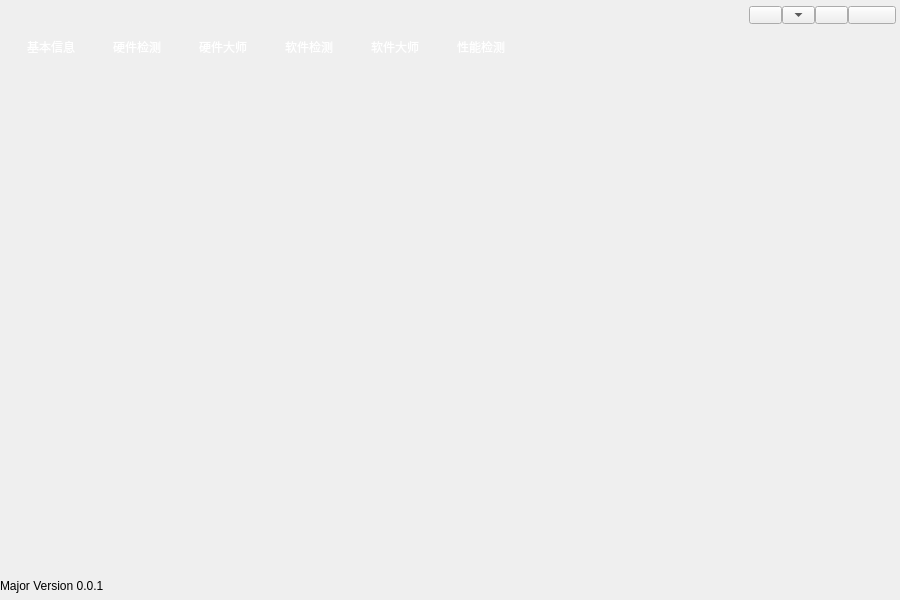
<?xml version="1.0" encoding="UTF-8"?>
<ui version="4.0">
 <class>SVAssistMainWindow</class>
 <widget class="QMainWindow" name="SVAssistMainWindow">
  <property name="geometry">
   <rect>
    <x>0</x>
    <y>0</y>
    <width>900</width>
    <height>600</height>
   </rect>
  </property>
  <property name="sizePolicy">
   <sizepolicy hsizetype="Maximum" vsizetype="Maximum">
    <horstretch>0</horstretch>
    <verstretch>0</verstretch>
   </sizepolicy>
  </property>
  <property name="minimumSize">
   <size>
    <width>900</width>
    <height>600</height>
   </size>
  </property>
  <property name="maximumSize">
   <size>
    <width>1350</width>
    <height>900</height>
   </size>
  </property>
  <property name="windowTitle">
   <string>SVAssistMainWindow</string>
  </property>
  <property name="windowIcon">
   <iconset resource="Resource/resource.qrc">
    <normaloff>:/menu/Title/ZX.png</normaloff>:/menu/Title/ZX.png</iconset>
  </property>
  <widget class="QWidget" name="centralWidget">
   <property name="sizePolicy">
    <sizepolicy hsizetype="Maximum" vsizetype="Maximum">
     <horstretch>0</horstretch>
     <verstretch>0</verstretch>
    </sizepolicy>
   </property>
   <property name="minimumSize">
    <size>
     <width>900</width>
     <height>600</height>
    </size>
   </property>
   <property name="maximumSize">
    <size>
     <width>1350</width>
     <height>900</height>
    </size>
   </property>
   <layout class="QVBoxLayout" name="verticalLayout">
    <property name="spacing">
     <number>0</number>
    </property>
    <property name="leftMargin">
     <number>0</number>
    </property>
    <property name="topMargin">
     <number>0</number>
    </property>
    <property name="rightMargin">
     <number>0</number>
    </property>
    <property name="bottomMargin">
     <number>0</number>
    </property>
    <item>
     <widget class="QWidget" name="Titlewidget" native="true">
      <property name="minimumSize">
       <size>
        <width>900</width>
        <height>100</height>
       </size>
      </property>
      <property name="maximumSize">
       <size>
        <width>1350</width>
        <height>150</height>
       </size>
      </property>
      <property name="styleSheet">
       <string notr="true">QWidget#Titlewidget{border-image: url(:/menu/Title/panel.png); }</string>
      </property>
      <layout class="QHBoxLayout" name="horizontalLayout">
       <property name="topMargin">
        <number>6</number>
       </property>
       <property name="rightMargin">
        <number>4</number>
       </property>
       <item>
        <widget class="QToolButton" name="HometoolButton">
         <property name="minimumSize">
          <size>
           <width>80</width>
           <height>80</height>
          </size>
         </property>
         <property name="maximumSize">
          <size>
           <width>80</width>
           <height>80</height>
          </size>
         </property>
         <property name="styleSheet">
          <string notr="true">border:none;
font: 10pt &quot;宋体&quot;;
color: rgb(255, 255, 255);</string>
         </property>
         <property name="text">
          <string>基本信息</string>
         </property>
         <property name="icon">
          <iconset resource="Resource/resource.qrc">
           <normaloff>:/menu/Title/computer.png</normaloff>:/menu/Title/computer.png</iconset>
         </property>
         <property name="iconSize">
          <size>
           <width>54</width>
           <height>54</height>
          </size>
         </property>
         <property name="popupMode">
          <enum>QToolButton::DelayedPopup</enum>
         </property>
         <property name="toolButtonStyle">
          <enum>Qt::ToolButtonTextUnderIcon</enum>
         </property>
         <property name="arrowType">
          <enum>Qt::NoArrow</enum>
         </property>
        </widget>
       </item>
       <item>
        <widget class="QToolButton" name="HardwareViewtoolButton">
         <property name="minimumSize">
          <size>
           <width>80</width>
           <height>80</height>
          </size>
         </property>
         <property name="maximumSize">
          <size>
           <width>80</width>
           <height>80</height>
          </size>
         </property>
         <property name="styleSheet">
          <string notr="true">border:none;
font: 10pt &quot;宋体&quot;;
color: rgb(255, 255, 255);</string>
         </property>
         <property name="text">
          <string>硬件检测</string>
         </property>
         <property name="icon">
          <iconset resource="Resource/resource.qrc">
           <normaloff>:/menu/Title/hardware.png</normaloff>:/menu/Title/hardware.png</iconset>
         </property>
         <property name="iconSize">
          <size>
           <width>54</width>
           <height>54</height>
          </size>
         </property>
         <property name="toolButtonStyle">
          <enum>Qt::ToolButtonTextUnderIcon</enum>
         </property>
        </widget>
       </item>
       <item>
        <widget class="QToolButton" name="SoftwareViewtoolButton">
         <property name="minimumSize">
          <size>
           <width>80</width>
           <height>80</height>
          </size>
         </property>
         <property name="maximumSize">
          <size>
           <width>80</width>
           <height>80</height>
          </size>
         </property>
         <property name="styleSheet">
          <string notr="true">border:none;
font: 10pt &quot;宋体&quot;;
color: rgb(255, 255, 255);</string>
         </property>
         <property name="text">
          <string>硬件大师</string>
         </property>
         <property name="icon">
          <iconset resource="Resource/resource.qrc">
           <normaloff>:/menu/Title/hardware-danger.png</normaloff>:/menu/Title/hardware-danger.png</iconset>
         </property>
         <property name="iconSize">
          <size>
           <width>54</width>
           <height>54</height>
          </size>
         </property>
         <property name="toolButtonStyle">
          <enum>Qt::ToolButtonTextUnderIcon</enum>
         </property>
        </widget>
       </item>
       <item>
        <widget class="QToolButton" name="HardwareManagetoolButton">
         <property name="minimumSize">
          <size>
           <width>80</width>
           <height>80</height>
          </size>
         </property>
         <property name="maximumSize">
          <size>
           <width>80</width>
           <height>80</height>
          </size>
         </property>
         <property name="styleSheet">
          <string notr="true">border:none;
font: 10pt &quot;宋体&quot;;
color: rgb(255, 255, 255);</string>
         </property>
         <property name="text">
          <string>软件检测</string>
         </property>
         <property name="icon">
          <iconset resource="Resource/resource.qrc">
           <normaloff>:/menu/Title/software.png</normaloff>:/menu/Title/software.png</iconset>
         </property>
         <property name="iconSize">
          <size>
           <width>54</width>
           <height>54</height>
          </size>
         </property>
         <property name="toolButtonStyle">
          <enum>Qt::ToolButtonTextUnderIcon</enum>
         </property>
        </widget>
       </item>
       <item>
        <widget class="QToolButton" name="SoftwareManagetoolButton">
         <property name="minimumSize">
          <size>
           <width>80</width>
           <height>80</height>
          </size>
         </property>
         <property name="maximumSize">
          <size>
           <width>80</width>
           <height>80</height>
          </size>
         </property>
         <property name="styleSheet">
          <string notr="true">border:none;
font: 10pt &quot;宋体&quot;;
color: rgb(255, 255, 255);</string>
         </property>
         <property name="text">
          <string>软件大师</string>
         </property>
         <property name="icon">
          <iconset resource="Resource/resource.qrc">
           <normaloff>:/menu/Title/software-danger.png</normaloff>:/menu/Title/software-danger.png</iconset>
         </property>
         <property name="iconSize">
          <size>
           <width>54</width>
           <height>54</height>
          </size>
         </property>
         <property name="toolButtonStyle">
          <enum>Qt::ToolButtonTextUnderIcon</enum>
         </property>
        </widget>
       </item>
       <item>
        <widget class="QToolButton" name="GameTesttoolButton">
         <property name="minimumSize">
          <size>
           <width>80</width>
           <height>80</height>
          </size>
         </property>
         <property name="maximumSize">
          <size>
           <width>80</width>
           <height>80</height>
          </size>
         </property>
         <property name="styleSheet">
          <string notr="true">border:none;
font: 10pt &quot;宋体&quot;;
color: rgb(255, 255, 255);</string>
         </property>
         <property name="text">
          <string>性能检测</string>
         </property>
         <property name="icon">
          <iconset resource="Resource/resource.qrc">
           <normaloff>:/menu/Title/gamebox.png</normaloff>:/menu/Title/gamebox.png</iconset>
         </property>
         <property name="iconSize">
          <size>
           <width>54</width>
           <height>54</height>
          </size>
         </property>
         <property name="toolButtonStyle">
          <enum>Qt::ToolButtonTextUnderIcon</enum>
         </property>
        </widget>
       </item>
       <item>
        <spacer name="menuhorizontalSpacer">
         <property name="orientation">
          <enum>Qt::Horizontal</enum>
         </property>
         <property name="sizeType">
          <enum>QSizePolicy::Expanding</enum>
         </property>
         <property name="sizeHint" stdset="0">
          <size>
           <width>347</width>
           <height>20</height>
          </size>
         </property>
        </spacer>
       </item>
       <item>
        <layout class="QGridLayout" name="menugridLayout">
         <property name="spacing">
          <number>0</number>
         </property>
         <item row="0" column="3">
          <widget class="closebutton" name="closeButton">
           <property name="minimumSize">
            <size>
             <width>48</width>
             <height>18</height>
            </size>
           </property>
           <property name="maximumSize">
            <size>
             <width>48</width>
             <height>18</height>
            </size>
           </property>
           <property name="text">
            <string/>
           </property>
           <property name="icon">
            <iconset resource="Resource/resource.qrc">
             <normaloff>:/menu/menu/close.png</normaloff>:/menu/menu/close.png</iconset>
           </property>
           <property name="iconSize">
            <size>
             <width>16</width>
             <height>16</height>
            </size>
           </property>
          </widget>
         </item>
         <item row="0" column="2">
          <widget class="mainctrlbutton" name="minButton">
           <property name="minimumSize">
            <size>
             <width>33</width>
             <height>18</height>
            </size>
           </property>
           <property name="maximumSize">
            <size>
             <width>33</width>
             <height>18</height>
            </size>
           </property>
           <property name="text">
            <string/>
           </property>
           <property name="icon">
            <iconset resource="Resource/resource.qrc">
             <normaloff>:/menu/menu/minimize.png</normaloff>:/menu/menu/minimize.png</iconset>
           </property>
           <property name="iconSize">
            <size>
             <width>16</width>
             <height>16</height>
            </size>
           </property>
          </widget>
         </item>
         <item row="1" column="2">
          <spacer name="menuverticalSpacer">
           <property name="orientation">
            <enum>Qt::Vertical</enum>
           </property>
           <property name="sizeType">
            <enum>QSizePolicy::Expanding</enum>
           </property>
           <property name="sizeHint" stdset="0">
            <size>
             <width>20</width>
             <height>40</height>
            </size>
           </property>
          </spacer>
         </item>
         <item row="0" column="1">
          <widget class="QToolButton" name="setButton">
           <property name="sizePolicy">
            <sizepolicy hsizetype="Minimum" vsizetype="Fixed">
             <horstretch>33</horstretch>
             <verstretch>18</verstretch>
            </sizepolicy>
           </property>
           <property name="minimumSize">
            <size>
             <width>33</width>
             <height>18</height>
            </size>
           </property>
           <property name="maximumSize">
            <size>
             <width>33</width>
             <height>18</height>
            </size>
           </property>
           <property name="toolTip">
            <string>最小化</string>
           </property>
           <property name="styleSheet">
            <string notr="true"/>
           </property>
           <property name="text">
            <string/>
           </property>
           <property name="arrowType">
            <enum>Qt::DownArrow</enum>
           </property>
          </widget>
         </item>
         <item row="0" column="0">
          <widget class="mainctrlbutton" name="reportButton">
           <property name="minimumSize">
            <size>
             <width>33</width>
             <height>18</height>
            </size>
           </property>
           <property name="maximumSize">
            <size>
             <width>33</width>
             <height>18</height>
            </size>
           </property>
           <property name="text">
            <string/>
           </property>
           <property name="icon">
            <iconset resource="Resource/resource.qrc">
             <normaloff>:/menu/menu/report.png</normaloff>:/menu/menu/report.png</iconset>
           </property>
           <property name="iconSize">
            <size>
             <width>16</width>
             <height>16</height>
            </size>
           </property>
          </widget>
         </item>
        </layout>
       </item>
      </layout>
     </widget>
    </item>
    <item>
     <layout class="QHBoxLayout" name="HomehorizontalLayout">
      <item>
       <widget class="QStackedWidget" name="HomestackedWidget">
        <property name="minimumSize">
         <size>
          <width>900</width>
          <height>472</height>
         </size>
        </property>
        <property name="maximumSize">
         <size>
          <width>1350</width>
          <height>708</height>
         </size>
        </property>
        <property name="styleSheet">
         <string notr="true"/>
        </property>
        <widget class="QWidget" name="Homepage">
         <layout class="QHBoxLayout" name="horizontalLayout_2">
          <property name="leftMargin">
           <number>0</number>
          </property>
          <property name="topMargin">
           <number>0</number>
          </property>
          <property name="rightMargin">
           <number>0</number>
          </property>
          <property name="bottomMargin">
           <number>0</number>
          </property>
          <item>
           <widget class="Homewidget" name="TitleStackedWidget" native="true">
            <property name="minimumSize">
             <size>
              <width>650</width>
              <height>472</height>
             </size>
            </property>
            <property name="maximumSize">
             <size>
              <width>975</width>
              <height>708</height>
             </size>
            </property>
           </widget>
          </item>
          <item>
           <widget class="QStackedWidget" name="BottomstackedWidget">
            <property name="minimumSize">
             <size>
              <width>250</width>
              <height>472</height>
             </size>
            </property>
            <property name="maximumSize">
             <size>
              <width>375</width>
              <height>708</height>
             </size>
            </property>
            <property name="styleSheet">
             <string notr="true">border-color: rgb(255, 255, 255);</string>
            </property>
            <widget class="QWidget" name="CPUBottomstackedWidgetPage">
             <layout class="QVBoxLayout" name="verticalLayout_2">
              <property name="spacing">
               <number>0</number>
              </property>
              <property name="leftMargin">
               <number>0</number>
              </property>
              <property name="rightMargin">
               <number>0</number>
              </property>
              <property name="bottomMargin">
               <number>0</number>
              </property>
              <item>
               <spacer name="CPUUsageverticalSpacer">
                <property name="orientation">
                 <enum>Qt::Vertical</enum>
                </property>
                <property name="sizeHint" stdset="0">
                 <size>
                  <width>20</width>
                  <height>301</height>
                 </size>
                </property>
               </spacer>
              </item>
              <item>
               <widget class="CurveChart" name="CPUUsagewidget" native="true">
                <property name="sizePolicy">
                 <sizepolicy hsizetype="Preferred" vsizetype="Minimum">
                  <horstretch>0</horstretch>
                  <verstretch>0</verstretch>
                 </sizepolicy>
                </property>
                <property name="minimumSize">
                 <size>
                  <width>0</width>
                  <height>150</height>
                 </size>
                </property>
               </widget>
              </item>
             </layout>
            </widget>
            <widget class="QWidget" name="MotherBroadBottomstackedWidgetPage"/>
            <widget class="QWidget" name="MemoryBottomstackedWidgetPage"/>
            <widget class="QWidget" name="GPUBottomstackedWidgetPage"/>
            <widget class="QWidget" name="DiskBottomstackedWidgetPage"/>
            <widget class="QWidget" name="MonitorBottomstackedWidgetPage"/>
            <widget class="QWidget" name="NetworkBottomstackedWidgetPage"/>
           </widget>
          </item>
         </layout>
        </widget>
        <widget class="QWidget" name="Hardwarepage">
         <layout class="QHBoxLayout" name="HardwarehorizontalLayout">
          <property name="spacing">
           <number>0</number>
          </property>
          <property name="leftMargin">
           <number>0</number>
          </property>
          <property name="topMargin">
           <number>0</number>
          </property>
          <property name="rightMargin">
           <number>0</number>
          </property>
          <property name="bottomMargin">
           <number>0</number>
          </property>
          <item>
           <widget class="HardwareTab" name="HardwareTabwidget" native="true">
            <property name="minimumSize">
             <size>
              <width>100</width>
              <height>472</height>
             </size>
            </property>
            <property name="maximumSize">
             <size>
              <width>150</width>
              <height>708</height>
             </size>
            </property>
           </widget>
          </item>
          <item>
           <widget class="QStackedWidget" name="HardwareInfomationstackedWidget">
            <property name="minimumSize">
             <size>
              <width>800</width>
              <height>472</height>
             </size>
            </property>
            <property name="maximumSize">
             <size>
              <width>1200</width>
              <height>708</height>
             </size>
            </property>
            <widget class="CPUHardwareWidget" name="CPUpage"/>
            <widget class="MotherBroadWidget" name="MotherBroadpage"/>
            <widget class="MemoryWidget" name="Memorypage"/>
            <widget class="GPUWidget" name="GPUpage"/>
            <widget class="DiskWidget" name="Diskpage"/>
            <widget class="MonitorWidget" name="Monitorpage"/>
            <widget class="AudioWidget" name="Audiopage"/>
            <widget class="QWidget" name="Networkpage">
             <layout class="QHBoxLayout" name="horizontalLayout_3">
              <property name="spacing">
               <number>9</number>
              </property>
              <property name="leftMargin">
               <number>0</number>
              </property>
              <property name="topMargin">
               <number>0</number>
              </property>
              <property name="rightMargin">
               <number>0</number>
              </property>
              <property name="bottomMargin">
               <number>0</number>
              </property>
              <item>
               <widget class="QSplitter" name="Networksplitter">
                <property name="styleSheet">
                 <string notr="true">border-color: rgb(255, 255, 255);</string>
                </property>
                <property name="orientation">
                 <enum>Qt::Vertical</enum>
                </property>
                <property name="handleWidth">
                 <number>7</number>
                </property>
                <widget class="NetworkListWidget" name="NetworklistWidget"/>
                <widget class="NetworkTableWidget" name="NetworktextBrowser"/>
               </widget>
              </item>
             </layout>
            </widget>
            <widget class="HardwareOthersWidget" name="Otherhardwarepage"/>
           </widget>
          </item>
         </layout>
        </widget>
        <widget class="QWidget" name="Hardwaremasterpage">
         <widget class="QLabel" name="label_5">
          <property name="geometry">
           <rect>
            <x>280</x>
            <y>200</y>
            <width>171</width>
            <height>71</height>
           </rect>
          </property>
          <property name="text">
           <string>Under construction</string>
          </property>
         </widget>
        </widget>
        <widget class="QWidget" name="Softwarepage">
         <widget class="QLabel" name="label_2">
          <property name="geometry">
           <rect>
            <x>320</x>
            <y>190</y>
            <width>171</width>
            <height>71</height>
           </rect>
          </property>
          <property name="text">
           <string>Under construction</string>
          </property>
         </widget>
        </widget>
        <widget class="QWidget" name="Softwaremasterpage">
         <widget class="QLabel" name="label_3">
          <property name="geometry">
           <rect>
            <x>310</x>
            <y>200</y>
            <width>171</width>
            <height>71</height>
           </rect>
          </property>
          <property name="text">
           <string>Under construction</string>
          </property>
         </widget>
        </widget>
        <widget class="QWidget" name="GameTestpage">
         <widget class="QLabel" name="label_4">
          <property name="geometry">
           <rect>
            <x>300</x>
            <y>200</y>
            <width>171</width>
            <height>71</height>
           </rect>
          </property>
          <property name="text">
           <string>Under construction</string>
          </property>
         </widget>
        </widget>
       </widget>
      </item>
     </layout>
    </item>
    <item>
     <widget class="QLabel" name="Versionlabel">
      <property name="minimumSize">
       <size>
        <width>900</width>
        <height>28</height>
       </size>
      </property>
      <property name="maximumSize">
       <size>
        <width>1350</width>
        <height>42</height>
       </size>
      </property>
      <property name="styleSheet">
       <string notr="true">QLabel{color:#000000;font-family: \&quot;consolas\&quot;; font-size:10px; font-weight:bold;background-color: rgb(255, 255, 255);}
</string>
      </property>
      <property name="text">
       <string>Major Version 0.0.1</string>
      </property>
      <property name="margin">
       <number>8</number>
      </property>
     </widget>
    </item>
   </layout>
  </widget>
 </widget>
 <layoutdefault spacing="6" margin="11"/>
 <customwidgets>
  <customwidget>
   <class>Homewidget</class>
   <extends>QWidget</extends>
   <header>homewidget.h</header>
   <container>1</container>
  </customwidget>
  <customwidget>
   <class>mainctrlbutton</class>
   <extends>QToolButton</extends>
   <header>mainctrlbutton.h</header>
  </customwidget>
  <customwidget>
   <class>closebutton</class>
   <extends>QToolButton</extends>
   <header>closebutton.h</header>
  </customwidget>
  <customwidget>
   <class>HardwareTab</class>
   <extends>QWidget</extends>
   <header location="global">hardwaretab.h</header>
   <container>1</container>
  </customwidget>
  <customwidget>
   <class>CPUHardwareWidget</class>
   <extends>QWidget</extends>
   <header location="global">cpuhardwarewidget.h</header>
   <container>1</container>
  </customwidget>
  <customwidget>
   <class>MotherBroadWidget</class>
   <extends>QWidget</extends>
   <header location="global">motherbroadwidget.h</header>
   <container>1</container>
  </customwidget>
  <customwidget>
   <class>GPUWidget</class>
   <extends>QWidget</extends>
   <header location="global">gpuwidget.h</header>
   <container>1</container>
  </customwidget>
  <customwidget>
   <class>MemoryWidget</class>
   <extends>QWidget</extends>
   <header location="global">memorywidget.h</header>
   <container>1</container>
  </customwidget>
  <customwidget>
   <class>MonitorWidget</class>
   <extends>QWidget</extends>
   <header>monitorwidget.h</header>
   <container>1</container>
  </customwidget>
  <customwidget>
   <class>DiskWidget</class>
   <extends>QWidget</extends>
   <header>diskwidget.h</header>
   <container>1</container>
  </customwidget>
  <customwidget>
   <class>AudioWidget</class>
   <extends>QWidget</extends>
   <header>audiowidget.h</header>
   <container>1</container>
  </customwidget>
  <customwidget>
   <class>HardwareOthersWidget</class>
   <extends>QWidget</extends>
   <header>hardwareotherswidget.h</header>
   <container>1</container>
  </customwidget>
  <customwidget>
   <class>CurveChart</class>
   <extends>QWidget</extends>
   <header>curvechart.h</header>
   <container>1</container>
  </customwidget>
  <customwidget>
   <class>NetworkListWidget</class>
   <extends>QListWidget</extends>
   <header>NetworkWidget.h </header>
  </customwidget>
  <customwidget>
   <class>NetworkTableWidget</class>
   <extends>QTextBrowser</extends>
   <header>NetworkWidget.h</header>
  </customwidget>
 </customwidgets>
 <resources>
  <include location="Resource/resource.qrc"/>
 </resources>
 <connections/>
</ui>
